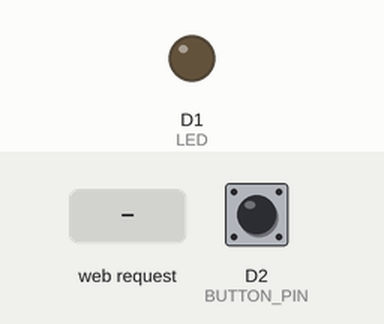
Recording of a sketch running on a simulated ESP8266 (NodeMCU). Parts: output pins drawn as LEDs (lit = HIGH). The inputs (shaded band) are chosen by the test bench; at power-on: D2 (BUTTON_PIN) LOW. WiFi joins after 1.5 s; servers stay silent unless stated; network time is answered at once with the bench clock; the local clock reads 2024-03-15 10:24:30 at power-on unless the sketch sets it; what the sketch prints to the serial monitor is not drawn.

Above: at 2.7 s.
2.8 s: D2 (BUTTON_PIN) pulled HIGH for 1.2 s
At 5.5 s:
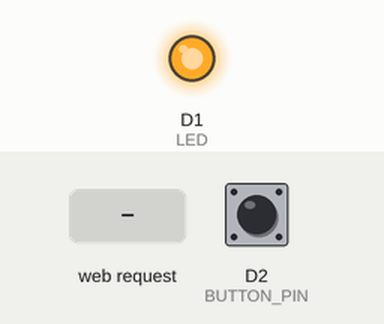
6.0 s: D2 (BUTTON_PIN) pulled HIGH for 3.2 s
At 10.5 s:
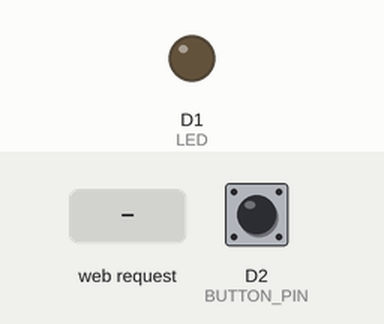
11.0 s: HTTP request GET /led_set?state=1 received
At 12.0 s:
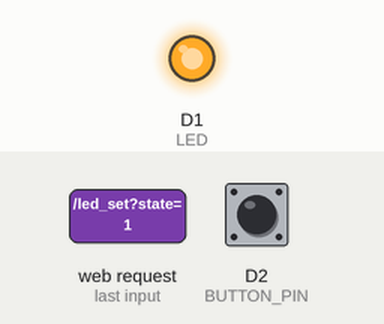
Timing chart, 0 to 14.0 s (numbered marks = the images above; inputs shaded):
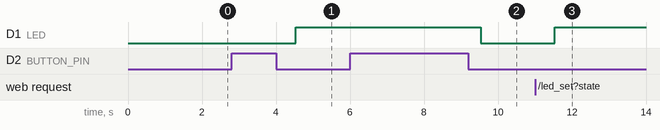

The sketch:

sistem_alarma.ino
```cpp
#include <NTPClient.h>
#include <ESP8266WiFi.h>
#include <WiFiClient.h>
#include <ESP8266WebServer.h>
#include <WiFiUdp.h>
#include "index.h"
#define LED D1

#define BUTTON_PIN D2
byte lastButtonState = LOW;
byte ledState = LOW;
unsigned long debounceDuration = 50; // millis
unsigned long lastTimeButtonStateChanged = 0;


const char *ssid = "";
const char *password = "";
const long utcOffsetInSeconds = 10800;
char daysOfTheWeek[7][12] = { "Sunday", "Monday", "Tuesday", "Wednesday", "Thursday", "Friday", "Saturday" };
ESP8266WebServer server(80);
// Define NTP Client to get time
WiFiUDP ntpUDP;
NTPClient timeClient(ntpUDP, "pool.ntp.org", utcOffsetInSeconds);

void handleRoot()
{
  String s = MAIN_page; //Read HTML contents
  server.send(200, "text/html", s); //Send web page
}


void sonerie()
{
  digitalWrite(LED, HIGH);
  delay(1000);
  digitalWrite(LED, LOW);
  delay(1000);
}
void button(){
byte buttonState = digitalRead(BUTTON_PIN);
  if (buttonState != lastButtonState) {
    lastButtonState = buttonState;
    if (buttonState == LOW) {
      ledState = (ledState == HIGH) ? LOW: HIGH;
      digitalWrite(LED, ledState);
    }
  }
}

void pauza(int ore, int minute, int sec)
{
  for (int i = 18; i <= 20; i++)
  {
    if ((ore == i && minute == 0 && sec == 0) || (ore == i && minute == 50 && sec == 0))
    {
      sonerie();
      Serial.write("brrrrrr");
    }
  }
}

void led_control()
{
 String state = "OFF";
 String act_state = server.arg("state");
 if(act_state == "1")
 {
  digitalWrite(LED,HIGH); //LED ON
  state = "ON";
 }
 else
 {
  digitalWrite(LED,LOW); //LED OFF
  state = "OFF";
 }
 server.send(200, "text/plane", state);
}

void setup()
{
  Serial.begin(115200);
  pinMode(LED, OUTPUT);
  pinMode(BUTTON_PIN, INPUT);
  WiFi.begin(ssid, password);

  while (WiFi.status() != WL_CONNECTED)
  {
    delay(500);
    Serial.print(".");
  }

  timeClient.begin();

  Serial.println("");
  Serial.print("Connected to ");
  Serial.println(ssid);
  Serial.print("IP address: ");
  Serial.println(WiFi.localIP()); //IP address assigned to your ESP

  server.on("/", handleRoot); //Which routine to handle at root location. This is display page
  server.on("/led_set", led_control);
  server.begin(); //Start server
  Serial.println("HTTP server started");

}

void loop()
{
  timeClient.update();
  button();
  pauza(timeClient.getHours(), timeClient.getMinutes(), timeClient.getSeconds());
  delay(1000);
  server.handleClient();
}
```

index.h
```cpp
const char MAIN_page[] PROGMEM = R"=====(
<!DOCTYPE html>
<html>

<div>
  <button class="button" onclick="send(1)">LED ON</button>
  <button class="button" onclick="send(0)">LED OFF</button><BR>
</div>
 <br>
<div>
  LED State: <span id="state">NA</span>
</div>
<script>
function send(led_sts)
{
  var xhttp = new XMLHttpRequest();
  xhttp.onreadystatechange = function() {
    if (this.readyState == 4 && this.status == 200) {
      document.getElementById("state").innerHTML = this.responseText;
    }
  };
  xhttp.open("GET", "led_set?state="+led_sts, true);
  xhttp.send();
}

setInterval(function()
{
  getData();
}, 2000);

</script>
</center>
</body>
</html>
)=====";
```

Measured:
- after the input at 2.8 s, D1 (LED): LOW → HIGH after 1.7 s
- after the input at 6.0 s, D1 (LED): HIGH → LOW after 3.5 s
- after the input at 11.0 s, D1 (LED): LOW → HIGH after 0.53 s
